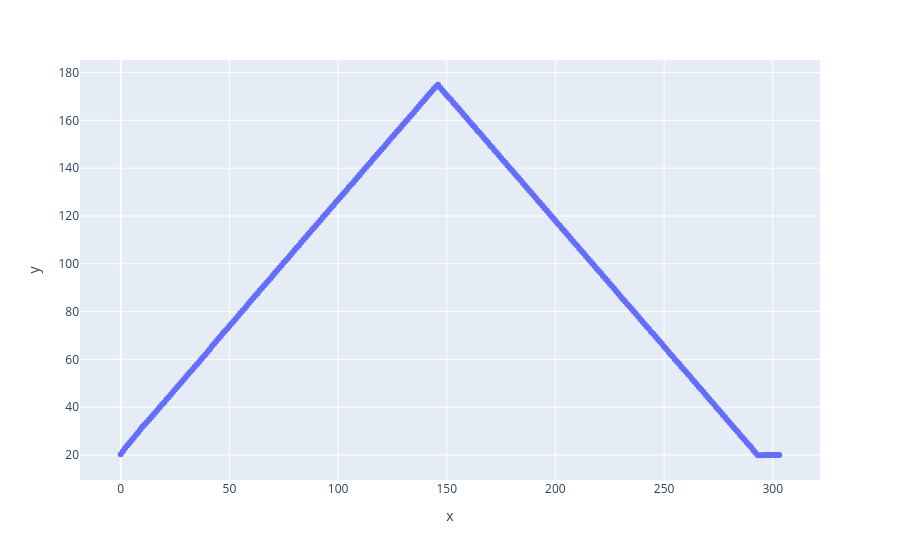

Notebook source saved alongside this figure:
### Markdown cell above
### 309

### Code cell
path = r"E:\PEG_g_PLA Nikos 2025\SC5732\Brushes_PEG_PLA\Brushes_PEG_PLA_PA309_97p5_2p5_800DP_firstheat_175C_and_back"

Exp = BM26_experiment(path)
T = Exp.get_T_profile()

q, I_array = Exp.integrate1d_SAXS(ai, 1000, mask=img_mask, unit='q_nm^-1')

T = Exp.get_T_profile()
# px.scatter(x = range(len(T)), y = T)

I_calib = calibrate(q, I_array, 5, 6)
px.scatter(x = range(len(T)), y = T)

### Figure 1 — Plotly figure (JSON) as saved in the notebook; plotly's stock layout.template omitted (floating-point values rounded to 4 significant figures; data arrays with more than 128 entries replaced by an {"elided": "..."} marker saying what was removed)
{"data": [{"hovertemplate": "x=%{x}<br>y=%{y}<extra></extra>", "legendgroup": "", "marker": {"color": "#636efa", "symbol": "circle"}, "mode": "markers", "name": "", "orientation": "v", "showlegend": false, "type": "scatter", "x": {"elided": "304 int values"}, "xaxis": "x", "y": {"elided": "304 float values"}, "yaxis": "y"}], "layout": {"legend": {"tracegroupgap": 0}, "margin": {"t": 60}, "xaxis": {"anchor": "y", "domain": [0, 1], "title": {"text": "x"}}, "yaxis": {"anchor": "x", "domain": [0, 1], "title": {"text": "y"}}}}
